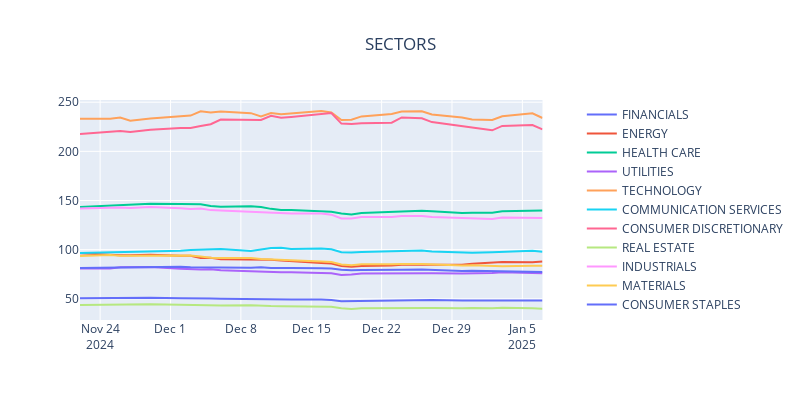

Notebook code cell kept with this figure:
### Markdown cell above
### Sectors

### Code cell
symbols = list_utils.get_sectors()
names = list_utils.sectors

fig = make_subplots(specs=[[{"secondary_y": True}]])
fig.update_layout(title="SECTORS", title_x=0.5, width=800, height=400)

gains = {}
for symbol in symbols:
    t = Ticker(symbol)
    df1 = t.history(period='1y')
    df1 = df1[-30:]
    df1.reset_index(inplace=True)
    fig.add_trace(
        go.Scatter(y=df1['Close'], x=df1['Date'], name=names[symbol]),
        secondary_y=False
    )

    temp_1 = df1['Close'].iloc[-1]
    temp_2 = df1['Close'].iloc[-30]
    gains[names[symbol]] = round(((temp_1 - temp_2) / temp_2 * 100),2)
fig.show()

print("PERFORMANCE IN THE LAST 30 DAYS:")
for symbol in symbols:
    print(f'{symbol:6}:{gains[names[symbol]]:8}: {names[symbol]}')
